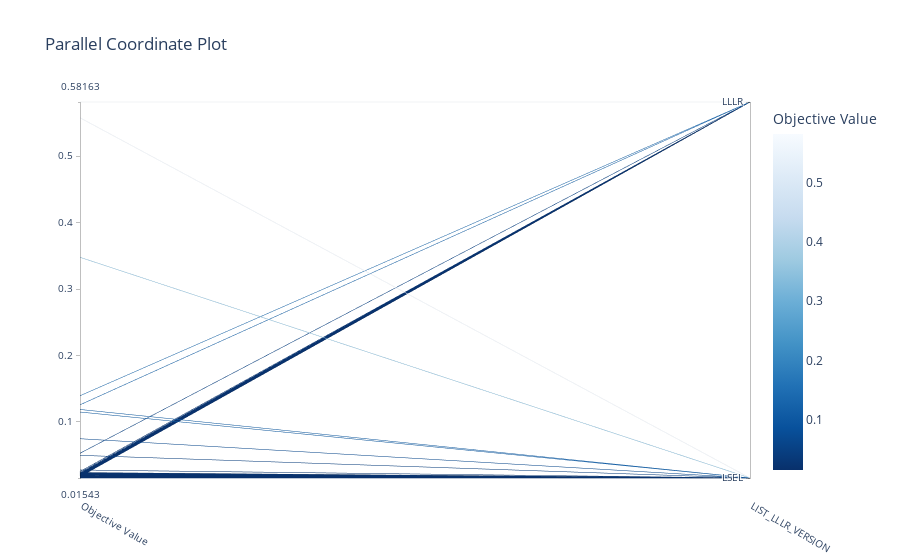

The notebook cell this image was saved under:
### Markdown cell above
# Parallel coordinate plot

### Code cell
optuna.visualization.plot_parallel_coordinate(study, params=[
    'LIST_LLLR_VERSION',
])
